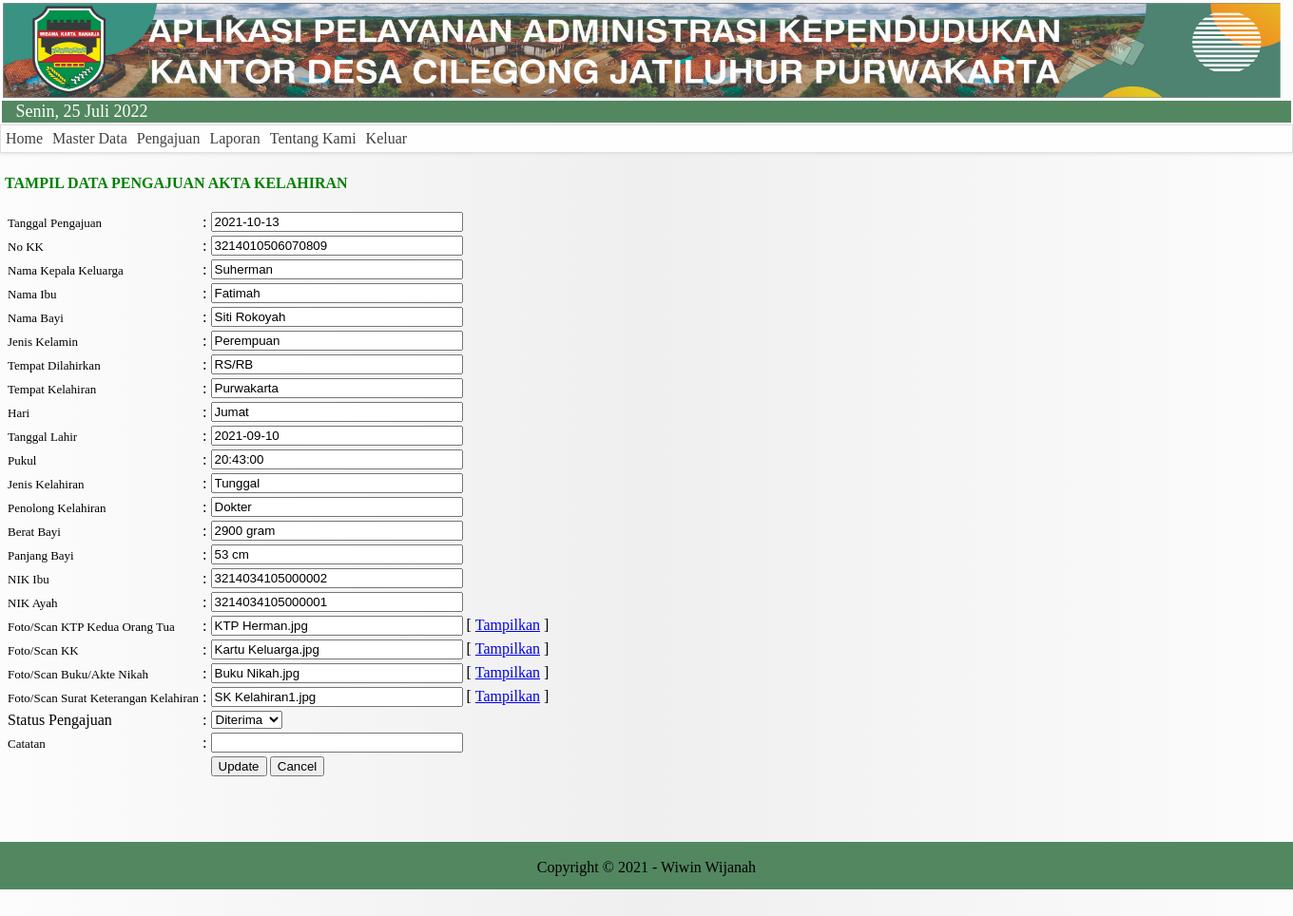
/Admin/FrmHome.php?page=FrmTampilAktaKelahiran.php&Kode=3214010506070809&NamaBayi=Siti Rokoyah, run on the app's committed database.
### tables this page shows
CREATE TABLE IF NOT EXISTS `tbl_akta_kelahiran` (
  `username` text NOT NULL,
  `no_hp` text NOT NULL,
  `tanggal_pengajuan` text NOT NULL,
  `no_kk` text NOT NULL,
  `nama_kepala_keluarga` text NOT NULL,
  `nama_ibu` text NOT NULL,
  `nama_bayi` text NOT NULL,
  `jenis_kelamin` enum('Laki-Laki','Perempuan') NOT NULL,
  `tempat_dilahirkan` text NOT NULL,
  `tempat_kelahiran` text NOT NULL,
  `hari` text NOT NULL,
  `tanggal_lahir` date NOT NULL,
  `pukul` time NOT NULL,
  `jenis_kelahiran` text NOT NULL,
  `penolong_kelahiran` text NOT NULL,
  `berat_bayi` text NOT NULL,
  `panjang_bayi` text NOT NULL,
  `nik_ibu` text NOT NULL,
  `nik_ayah` text NOT NULL,
  `upload_ktp` text NOT NULL,
  `upload_kk` text NOT NULL,
  `upload_buku_nikah` text NOT NULL,
  `upload_surat_pengantar` text NOT NULL,
  `status` text NOT NULL,
  `catat` text NOT NULL
);

### Admin/FrmTampilAktaKelahiran.php (the view, shortened to what this page needs)
<!DOCTYPE html>
<html>
<head>
</head>
<body>
	<?php
	include "../conn/koneksi.php";
	$tKode = $_GET['Kode'];
	$tNamaBayi = $_GET['NamaBayi'];
	$query=mysqli_query($connection,"SELECT * FROM tbl_akta_kelahiran WHERE no_kk='$tKode' and nama_bayi='$tNamaBayi'");
	if ($row=mysqli_fetch_array($query)){
		$vtanggal_pengajuan=$row['tanggal_pengajuan'];
		$vno_kk=$row['no_kk'];
		$vnama_kepala_keluarga=$row['nama_kepala_keluarga'];
		$vnama_ibu=$row['nama_ibu'];
		$vnama_bayi=$row['nama_bayi'];
		$vjenis_kelamin=$row['jenis_kelamin'];
		$vtempat_dilahirkan=$row['tempat_dilahirkan'];
		$vtempat_kelahiran=$row['tempat_kelahiran'];
		$vhari=$row['hari'];
		$vtanggal_lahir=$row['tanggal_lahir'];
		$vpukul=$row['pukul'];
		$vjenis_kelahiran=$row['jenis_kelahiran'];
		$vpenolong_kelahiran=$row['penolong_kelahiran'];
		$vberat_bayi=$row['berat_bayi'];
		$vpanjang_bayi=$row['panjang_bayi'];
		$vnik_ibu=$row['nik_ibu'];
		$vnik_ayah=$row['nik_ayah'];
		$vupload_ktp=$row['upload_ktp'];
		$vupload_kk=$row['upload_kk'];
		$vupload_buku_nikah=$row['upload_buku_nikah'];
		$vupload_surat_pengantar=$row['upload_surat_pengantar'];
		$vstatus=$row['status'];
		$vcatat=$row['catat'];
	?>
	<font face='tahoma' color='green' size=3><b><br>TAMPIL DATA PENGAJUAN AKTA KELAHIRAN</b></font>
	<form method="post" action="UpdateTampilAktaKelahiran.php" enctype='multipart/form-data'><br>
	<table align='left'>
		<tr>
			<td><font face="Tahoma" color="black" size="2">Tanggal Pengajuan</font></td>
			<td>:</td>
			<td><input type="text" name="ttanggal_pengajuan" size="30" value="<?php echo $vtanggal_pengajuan;?>"></td>
		</tr>
		<tr>
			<td><font face="Tahoma" color="black" size="2">No KK</font></td>
			<td>:</td>
			<td><input type="text" name="tno_kk" size="30" value="<?php echo $vno_kk;?>"></td>
		</tr>
		<tr>
			<td><font face="Tahoma" color="black" size="2">Nama Kepala Keluarga</font></td>
			<td>:</td>
			<td><input type="text" name="tnama_kepala_keluarga" size="30" value="<?php echo $vnama_kepala_keluarga;?>"></td>
		</tr>
		<tr>
			<td><font face="Tahoma" color="black" size="2">Nama Ibu</font></td>
			<td>:</td>
			<td><input type="text" name="tnama_ibu" size="30" value="<?php echo $vnama_ibu;?>"></td>
		</tr>
		<tr>
			<td><font face="Tahoma" color="black" size="2">Nama Bayi</font></td>
			<td>:</td>
			<td><input type="text" name="tnama_bayi" size="30" value="<?php echo $vnama_bayi;?>"></td>
		</tr>
		<tr>
			<td><font face="Tahoma" color="black" size="2">Jenis Kelamin</font></td>
			<td>:</td>
			<td><input type="text" name="tjenis_kelamin" size="30" value="<?php echo $vjenis_kelamin;?>"></td>
		</tr>
		<tr>
			<td><font face="Tahoma" color="black" size="2">Tempat Dilahirkan</font></td>
			<td>:</td>
			<td><input type="text" name="ttempat_dilahirkan" size="30" value="<?php echo $vtempat_dilahirkan;?>"></td>
		</tr>
		<tr>
			<td><font face="Tahoma" color="black" size="2">Tempat Kelahiran</font></td>
			<td>:</td>
			<td><input type="text" name="ttempat_kelahiran" size="30" value="<?php echo $vtempat_kelahiran;?>"></td>
		</tr>
		<tr>
			<td><font face="Tahoma" color="black" size="2">Hari</font></td>
			<td>:</td>
			<td><input type="text" name="thari" size="30" value="<?php echo $vhari;?>"></td>
		</tr>
		<tr>
			<td><font face="Tahoma" color="black" size="2">Tanggal Lahir</font></td>
			<td>:</td>
			<td><input type="text" name="ttanggal_lahir" size="30" value="<?php echo $vtanggal_lahir;?>"></td>
		</tr>
		<tr>
			<td><font face="Tahoma" color="black" size="2">Pukul</font></td>
			<td>:</td>
			<td><input type="text" name="tpukul" size="30" value="<?php echo $vpukul;?>"></td>
		</tr>
		<tr>
			<td><font face="Tahoma" color="black" size="2">Jenis Kelahiran</font></td>
			<td>:</td>
			<td><input type="text" name="tjenis_kelahiran" size="30" value="<?php echo $vjenis_kelahiran;?>"></td>
		</tr>
		<tr>
			<td><font face="Tahoma" color="black" size="2">Penolong Kelahiran</font></td>
			<td>:</td>
			<td><input type="text" name="tpenolong_kelahiran" size="30" value="<?php echo $vpenolong_kelahiran;?>"></td>
		</tr>
		<tr>
			<td><font face="Tahoma" color="black" size="2">Berat Bayi</font></td>
			<td>:</td>
			<td><input type="text" name="tberat_bayi" size="30" value="<?php echo $vberat_bayi;?>"></td>
		</tr>
		<tr>
			<td><font face="Tahoma" color="black" size="2">Panjang Bayi</font></td>
			<td>:</td>
			<td><input type="text" name="tpanjang_bayi" size="30" value="<?php echo $vpanjang_bayi;?>"></td>
		</tr>
		<tr>
			<td><font face="Tahoma" color="black" size="2">NIK Ibu</font></td>
			<td>:</td>
			<td><input type="text" name="tnik_ibu" size="30" value="<?php echo $vnik_ibu;?>"></td>
		</tr>
		<tr>
			<td><font face="Tahoma" color="black" size="2">NIK Ayah</font></td>
			<td>:</td>
			<td><input type="text" name="tnik_ayah" size="30" value="<?php echo $vnik_ayah;?>"></td>
		</tr>
		<tr>
			<td><font face="Tahoma" color="black" size="2">Foto/Scan KTP Kedua Orang Tua</font></td>
			<td>:</td>
			<td><input type="text" name="tupload_ktp" size="30" value="<?php echo $vupload_ktp;?>">&nbsp;[&nbsp;<a href="tampil_dokumen.php?pfile=<?php echo $vupload_ktp;?>&jenis=KTP" target="_blank">Tampilkan</a>&nbsp;]</td>
		</tr>
		<tr>
			<td><font face="Tahoma" color="black" size="2">Foto/Scan KK</font></td>
			<td>:</td>
			<td><input type="text" name="tupload_kk" size="30" value="<?php echo $vupload_kk;?>">&nbsp;[&nbsp;<a href="tampil_dokumen.php?pfile=<?php echo $vupload_kk;?>&jenis=KK" target="_blank">Tampilkan</a>&nbsp;]</td>
		</tr>
		<tr>
			<td><font face="Tahoma" color="black" size="2">Foto/Scan Buku/Akte Nikah</font></td>
			<td>:</td>
			<td><input type="text" name="tupload_buku_nikah" size="30" value="<?php echo $vupload_buku_nikah;?>">&nbsp;[&nbsp;<a href="tampil_dokumen.php?pfile=<?php echo $vupload_buku_nikah;?>&jenis=BukuNikah" target="_blank">Tampilkan</a>&nbsp;]</td>
		</tr>
		<tr>
			<td><font face="Tahoma" color="black" size="2">Foto/Scan Surat Keterangan Kelahiran</font></td>
			<td>:</td>
			<td><input type="text" name="tupload_surat_pengantar" size="30" value="<?php echo $vupload_surat_pengantar;?>">&nbsp;[&nbsp;<a href="tampil_dokumen.php?pfile=<?php echo $vupload_surat_pengantar;?>&jenis=SuratPengantar" target="_blank">Tampilkan</a>&nbsp;]</td>
		</tr>
		<tr>
	        <td><label class="label">Status Pengajuan</label></td>
	        <td><label class="label">:</label></td>
	        <td>
	        	<select type="text" name="tstatus" class="textbox">
	        	<?php if ($vstatus=="Diterima") { ?>
		            <option value="Diterima" selected>Diterima</option>
	        	<?php } ?>
	        	</select>
	        </td>
    	</tr>
    	<tr>
			<td><font face="Tahoma" color="black" size="2">Catatan</font></td>
			<td>:</td>
			<td><input type="text" name="tcatat" size="30" value="<?php echo $vcatat;?>"></td>
		</tr>
		<tr>
			<td></td><td></td>
			<td><font size='2'><input type='submit' name='submit' value='Update'>
				<input type="button" value="Cancel" onclick=self.history.back()></font>
			</td>
		</tr>
</table>
</form>
<?php
}
?>
</body>
</html>

### Admin/FrmHome.php (style rules this page uses)
html, body { background: linear-gradient(to right, #FCFCFC, #EFEFEF, #FCFCFC); margin:0; padding:0; height:117%; }

### Admin/Menu.php (style rules this page uses)
body { font-family:'Trebuchet MS' }
* { -webkit-transition:all .21s ease-in-out; -moz-transition:all .21s ease-in-out; -o-transition:all .21s ease-in-out; -ms-transition:all .21s ease-in-out; transition:all .21s ease-in-out }

### data on the page
tbl_akta_kelahiran: ttanggal_pengajuan "2021-10-13", tno_kk "3214010506070809", tnama_kepala_keluarga "Suherman", tnama_ibu "Fatimah", tnama_bayi "Siti Rokoyah", tjenis_kelamin "Perempuan", ttempat_dilahirkan "RS/RB", ttempat_kelahiran "Purwakarta", thari "Jumat", ttanggal_lahir "2021-09-10", tpukul "20:43:00", tjenis_kelahiran "Tunggal", tpenolong_kelahiran "Dokter", tberat_bayi "2900 gram", tpanjang_bayi "53 cm", tnik_ibu "3214034105000002", tnik_ayah "3214034105000001", tupload_ktp "KTP Herman.jpg", tupload_kk "Kartu Keluarga.jpg", tupload_buku_nikah "Buku Nikah.jpg", tupload_surat_pengantar "SK Kelahiran1.jpg", tstatus "Diterima"
